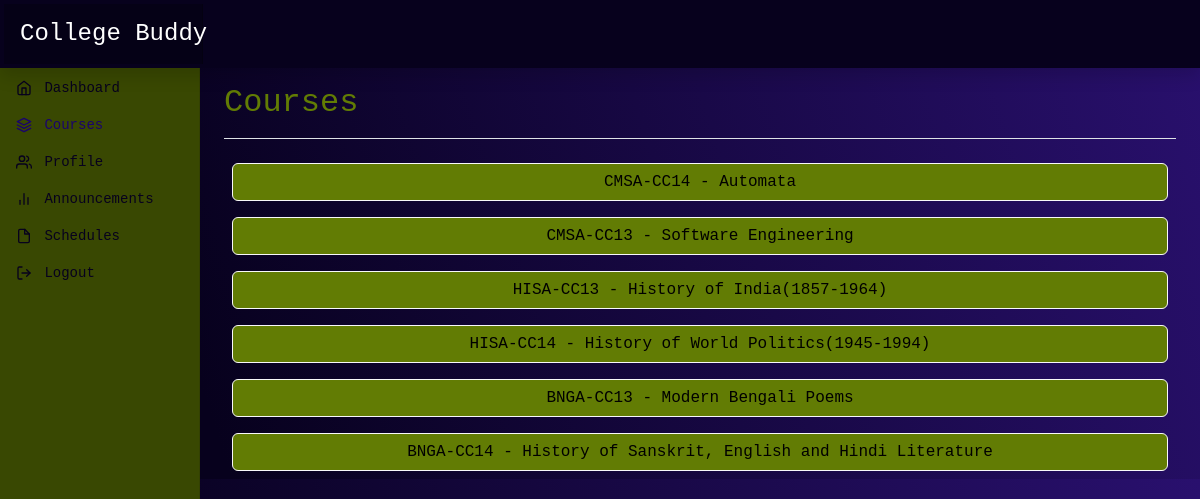
The page /courses (signed in) on the database its author committed.
### dashboard/models.py (models this page shows, shortened)
class Course(models.Model):
    course_id = models.CharField(max_length=20)
    name = models.CharField(max_length=50)
    description = models.TextField(blank=True, null=True)
    department = models.ForeignKey('Department', on_delete=models.SET_NULL, blank=True, null=True, related_name='course_department')
    syllabus= models.FileField(upload_to='syllabuses/',default='syllabuses/default.jpg')

### dashboard/views.py (the view)
# urls.py: path('courses', views.courses,name='courses'),
@login_required
def courses(request):
    if request.user.is_authenticated and request.user.groups.filter(name='Student').exists():
        student = Student.objects.get(roll_no=request.user)
        courses = Course.objects.filter(enrolled_students__in=[student])
    elif request.user.is_authenticated and request.user.groups.filter(name='Professor').exists():
        professor = Professor.objects.get(professor_id=request.user)
        courses = Course.objects.filter(instructors__in=[professor])
    elif request.user.is_authenticated:
       courses = Course.objects.all
    else:
        return redirect('login')
    context = {
        'courses': courses,
    }
    return render(request,'courses.html',context)

### templates/courses.html (shortened to what this page needs)
{% extends 'base.html' %}
{% block courses %}active{% endblock courses  %}
{% block header%}Courses{% endblock header %}
{% block body %}
    <div>
        {% for course in courses %}
        <div class="d-grid gap-2 p-2">
            <button class="btn btn-light " onclick="location.href='{% url 'coursedetails' course.course_id %}';">{{ course.course_id }} - {{ course.name }}</button>
        </div>
        {% endfor %}
        </div>
{% endblock body %}

### static/dashboard.css (style rules this page uses)
body { font-size: .875rem; background-image: linear-gradient(72deg, #07011d 17%, #29106e 100%); color: #627C04; font-family: monospace; }
.btn-light { background-color: #627C04; }

### rows shown on the page
Course: course_id "CMSA-CC14", name "Automata"
Course: course_id "CMSA-CC13", name "Software Engineering"
Course: course_id "HISA-CC13", name "History of India(1857-1964)"
Course: course_id "HISA-CC14", name "History of World Politics(1945-1994)"
Course: course_id "BNGA-CC13", name "Modern Bengali Poems"
Course: course_id "BNGA-CC14", name "History of Sanskrit, English and Hindi Literature"
